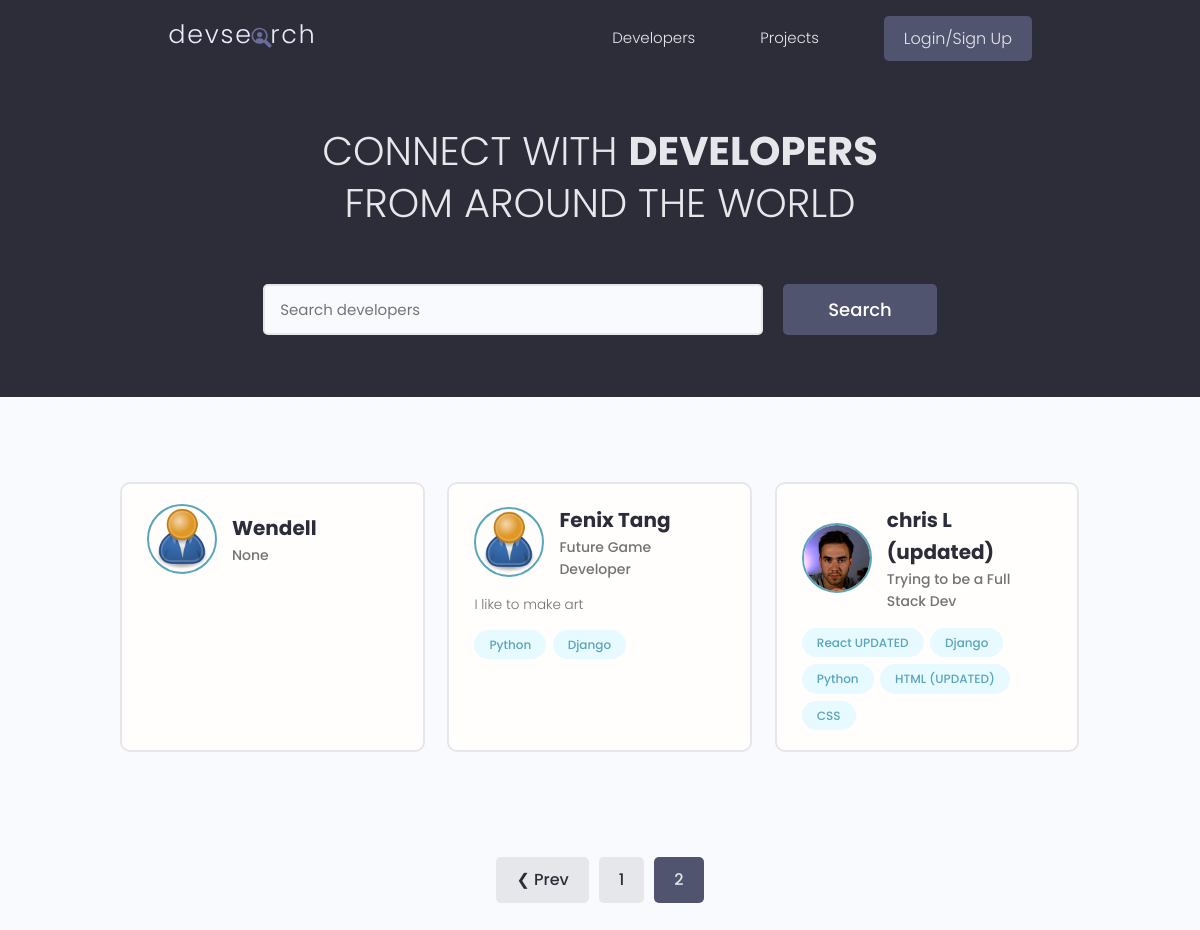
Page /?page=2 on the earlier database version.
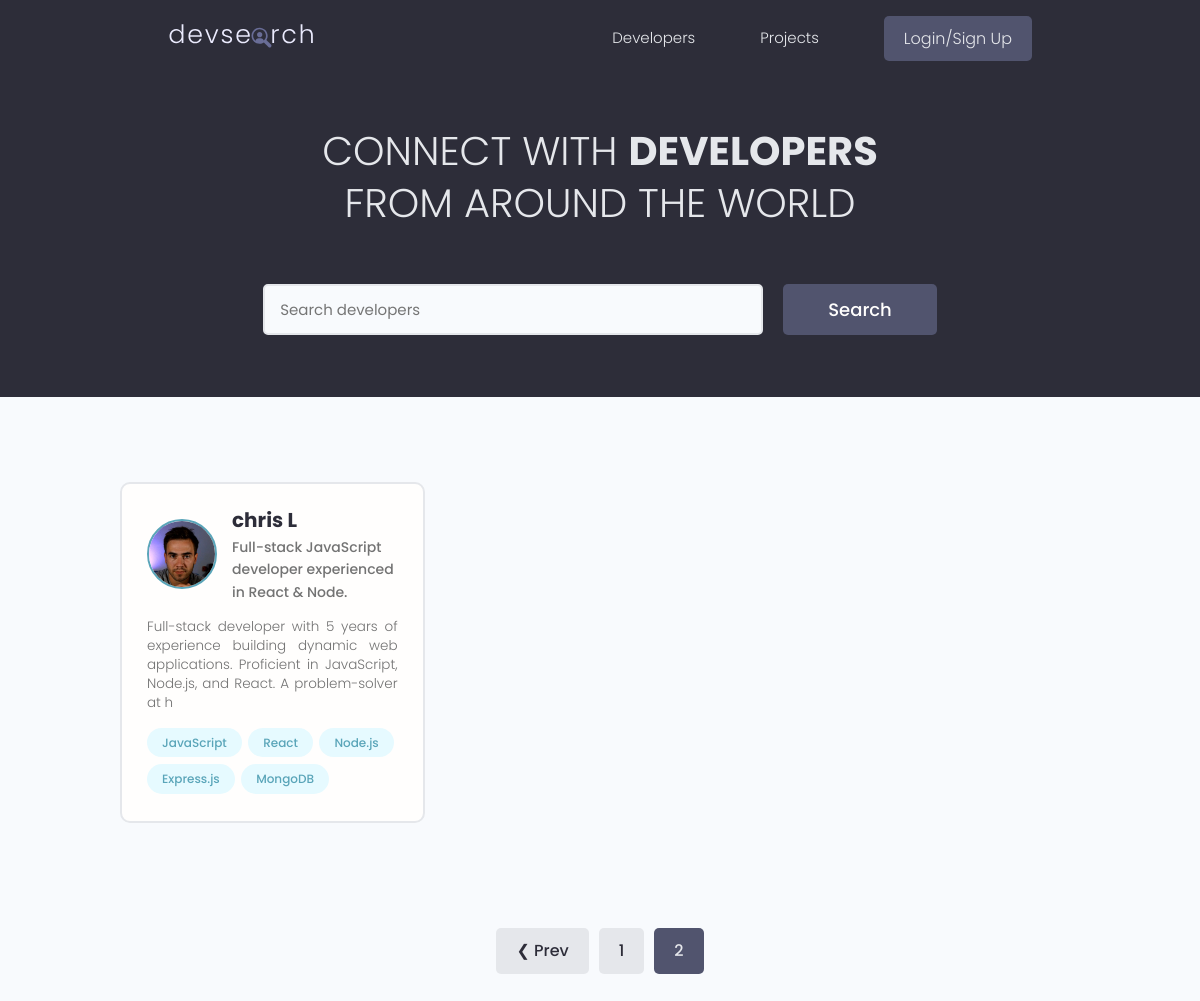
Same page on the later database version.
### users/models.py (models this page shows, shortened)
class Profile(models.Model):
    user = models.OneToOneField(User, on_delete=models.CASCADE, null=True, blank=True)
    name = models.CharField(max_length=200, blank=True, null=True)
    email = models.CharField(max_length=500, blank=True, null=True)
    username = models.CharField(max_length=200, blank=True, null=True)
    location = models.CharField(max_length=200, blank=True, null=True)
    short_intro = models.CharField(max_length=200, blank=True, null=True)
    bio = models.TextField(blank=True, null=True)
    profile_image = models.ImageField(null=True, blank=True,upload_to='profiles/', default="profiles/user-default.png")
    social_github = models.CharField(max_length=200, blank=True, null=True)
    social_twitter = models.CharField(max_length=200, blank=True, null=True)
    social_linkedin = models.CharField(max_length=200, blank=True, null=True)
    social_youtube = models.CharField(max_length=200, blank=True, null=True)
    created = models.DateTimeField(auto_now_add=True)
    id = models.UUIDField(default=uuid.uuid4, unique=True, primary_key=True, editable=False)
    class Meta:
        ordering = ['-created']
    @property
    def imageURL(self):
        try:
            url = self.profile_image.url
        except:
            url = ''
        return url

class Skill(models.Model):
    owner = models.ForeignKey(Profile, on_delete=models.CASCADE, blank=True, null=True)
    name = models.CharField(max_length=200, blank=True, null=True)
    description = models.TextField(blank=True, null=True)
    created = models.DateTimeField(auto_now_add=True)
    id = models.UUIDField(default=uuid.uuid4, unique=True, primary_key=True, editable=False)
    def __str__(self):
        return str(self.name)

### users/views.py (the view)
# urls.py: path('', views.profiles, name="profiles"),
def profiles(request):
    profiles, search_query = searchProfiles(request)
    custom_range, profiles = paginateProfiles(request, profiles, 3)
    context = {'profiles': profiles, 'search_query': search_query, 'custom_range': custom_range}
    return render(request, 'users/profiles.html', context)

### users/utils.py (called while the page is built)
def paginateProfiles(request, profiles, results):
    page = request.GET.get('page')
    paginator = Paginator(profiles, results)
    try:
        profiles = paginator.page(page)
    except PageNotAnInteger:
        page = 1
        profiles = paginator.page(page)
    except EmptyPage:
        page = paginator.num_pages
        profiles = paginator.page(page)
    leftIndex = (int(page)-4)
    if leftIndex <1:
        leftIndex = 1
    rightIndex = (int(page)+5)
    if rightIndex > paginator.num_pages:
        rightIndex = paginator.num_pages +1
    custom_range = range(leftIndex, rightIndex)
    return custom_range, profiles

def searchProfiles(request):
    search_query = ''
    if request.GET.get('search_query'):
        search_query = request.GET.get('search_query')
    print('SEARCH:', search_query)
    skills = Skill.objects.filter(name__icontains=search_query)
    profiles = Profile.objects.distinct().filter(Q(name__icontains=search_query) | Q(short_intro__icontains=search_query) | Q(skill__in=skills))
    return profiles, search_query

### users/templates/users/profiles.html (shortened to what this page needs)
{% extends 'main.html' %}
{% block content %}
  <main class="home">
    <section class="hero-section text-center">
      <div class="container container--narrow">
        <div class="hero-section__box">
          <h2>
            CONNECT WITH <span>DEVELOPERS</span>
          </h2>
          <h2>FROM AROUND THE WORLD</h2>
        </div>
        <div class="hero-section__search">
          <form id="searchForm"
                class="form"
                action="{% url 'profiles' %}"
                method="get">
            <div class="form__field">
              <input class="input input--text"
                     id="formInput#search"
                     type="text"
                     name="search_query"
                     value="{{ search_query }}"
                     placeholder="Search developers"/>
            </div>
            <input class="btn btn--sub btn--lg" type="submit" value="Search" />
          </form>
        </div>
      </div>
    </section>
    <section class="devlist">
      <div class="container">
        <div class="grid grid--three">
          {% for profile in profiles %}
            <div class="column card">
              <div class="dev">
                <a href="{% url 'user-profile' profile.id %}" class="card__body">
                  <div class="dev__profile">
                    <img class="avatar avatar--md" src="{{ profile.imageURL }}" alt="image"/>
                    <div class="dev__meta">
                      <h3>{{ profile.name }}</h3>
                      <h5>{{ profile.short_intro|slice:"60" }}</h5>
                    </div>
                  </div>
                  <p class="dev__info">
                    {{ profile.bio|slice:"150" }}
                  </p>
                  <div class="dev__skills">
                    {% for skill in profile.skill_set.all|slice:"5" %}
                      <span class="tag tag--pill tag--main">
                        <small>{{ skill }}</small>
                      </span>
                    {% endfor %}
                  </div>
                </a>
              </div>
            </div>
          {% endfor %}
        </div>
      </div>
    </section>
    {% include "pagination.html" with queryset=profiles custom_range=custom_range search_query=search_query %}
  </main>
{% endblock content %}

### templates/main.html (shortened to what this page needs)
<!DOCTYPE html>
{% load static %}
<html lang="en">
<head>
    <link rel="stylesheet" href="https://cdnjs.cloudflare.com/ajax/libs/material-design-iconic-font/2.2.0/css/material-design-iconic-font.min.css" />
    <link rel="stylesheet" href="{% static 'uikit/styles/uikit.css'%}" />
    <link rel="stylesheet" href="{% static 'styles/app.css'%}" />
</head>
<body>
    {% include 'navbar.html' %}
    {% block content %}
    {% endblock content %}
</body>
</html>

### templates/navbar.html (shortened to what this page needs)
{% load static %}
<header class="header">
  <div class="container container--narrow">
    <a href="{% url 'profiles' %}" class="header__logo">
      <img src="{% static 'images/logo.svg' %}" alt="DevSearch Logo" />
    </a>
    <nav class="header__nav">
      <ul class="header__menu">
        <li class="header__menuItem">
          <a href="{% url 'profiles' %}">Developers</a>
        </li>
        <li class="header__menuItem">
          <a href="{% url 'projects' %}">Projects</a>
        </li>
        {% if request.user.is_authenticated %}
          <li class="header__menuItem">
            <a href="{% url 'inbox' %}">Inbox</a>
          </li>
          <li class="header__menuItem">
            <a href="{% url 'account' %}">Account</a>
          </li>
          <li class="header__menuItem">
            <a href="{% url 'logout' %}" class="btn btn--sub">Logout</a>
          </li>
        {% else %}
          <li class="header__menuItem">
            <a href="{% url 'login' %}" class="btn btn--sub">Login/Sign Up</a>
          </li>
        {% endif %}
      </ul>
    </nav>
  </div>
</header>

### templates/pagination.html (shortened to what this page needs)
{% if queryset.has_other_pages %}
    <div class="pagination">
        <ul class"container">
            {% if queryset.has_previous %}
                <li>
                    <a href="{% if search_query %}?search_query={{ search_query }}&{% else %}?{% endif %}page={{ queryset.previous_page_number }}"
                       class="btn page-link">&#10094; Prev</a>
                </li>
            {% endif %}
            {% for page in custom_range %}
                {% if page == queryset.number %}
                    <li>
                        <a href="{% if search_query %}?search_query={{ search_query }}&{% else %}?{% endif %}page={{ page }}"
                           class="btn page-link btn--sub">{{ page }}</a>
                    </li>
                {% else %}
                    <li>
                        <a href="{% if search_query %}?search_query={{ search_query }}&{% else %}?{% endif %}page={{ page }}"
                           class="btn page-link">{{ page }}</a>
                    </li>
                {% endif %}
            {% endfor %}
        </ul>
    </div>
{% endif %}

### static/styles/app.css (style rules this page uses)
:root { --color-sub: #2d2d39; }
.btn--sub { background-color: var(--color-sub-light); }
.card { border: 2px solid var(--color-light); }
img { width: 100%; }
.header { position: sticky; z-index: 111; background-color: var(--color-sub); padding: 1.5rem 0; }
.header > .container { display: flex; justify-content: space-between; align-items: center; }
.header__logo > img { height: 3.8rem; }
.header__nav > ul { display: inline-flex; align-items: center; list-style: none; gap: 6.5rem; }
.header__menuItem > a { color: var(--color-light); font-weight: 300; }
.hero-section { height: 40vh; display: flex; align-items: center; background-color: var(--color-sub); }
.hero-section__box { margin-bottom: 4rem; }
.hero-section__box > h2, .hero-section__box > h2 > span { font-size: 4rem; color: var(--color-light); line-height: 1.3; text-transform: uppercase; }
.hero-section__box > h2 { font-weight: 300; }
.hero-section__box > h2 > span { font-weight: 700; }
.hero-section__search > .form { display: flex; align-items: center; justify-content: center; gap: 2rem; }
.hero-section__search > .form input.input--text { width: 50rem; }
.devlist { margin-top: 8rem; }
.devlist .grid { align-items: stretch; }
.devlist .dev .dev__profile { display: flex; align-items: center; gap: 1.5rem; }
.devlist .dev .dev__meta h3 { color: var(--color-sub); font-size: 2rem; font-weight: 700; }
.devlist .dev .dev__meta h5 { color: var(--color-text); font-size: 1.4rem; font-weight: 500; }
.devlist .dev .dev__info { margin: 1.5rem 0; font-size: 1.35rem; line-height: 1.4; text-align: justify; }
.pagination { margin-top: 8rem; margin-bottom: 10rem; }
.pagination > ul { flex-wrap: wrap; list-style: none; display: flex; align-items: center; justify-content: center; gap: 1rem; }
.pagination .btn { color: var(--color-sub); }
.pagination .btn.btn--sub { color: var(--color-light); }

### static/uikit/styles/modules/_variables.css (style rules this page uses)
:root { --color-main: #5aa5b9; --color-main-light: #e6faff; --color-sub: #3f4156; --color-sub-light: #51546e; --color-sub-lighter: #ededfd; --color-text: #737373; --color-gray: #8b8b8b; --color-light: #e5e7eb; --color-light-gray: #767676; --color-bg: #f8fafd; --color-white: #fffefd; --color-white-light: #f3f3f3; --color-success: #359e64; --color-success-bg: #def8e8; --color-error: #fc4b0b; --color-error-bg: #fff2ee; --font-base: 'Poppins', arial, helvetica, 'Segoe UI', roboto, ubuntu, sans-serif; --font-monospace: 'Fira Code', 'Courier New', courier, monospace; --font-regular: 300; --font-medium: 500; --font-bold: 700; --generic-shadow: 1px 1px 5px #00000010; --generic-transition: all 0.3s ease-in-out; }

### static/uikit/styles/modules/_base.css (style rules this page uses)
* { margin: 0; padding: 0; box-sizing: border-box; text-rendering: optimizeLegibility; color: inherit; font-size: inherit; }
html { font-size: 50%; }
@media only screen and (min-width: 480px) { html { font-size: 56.25%; } }
@media only screen and (min-width: 1200px) { html { font-size: 62.5%; } }
body { line-height: 1.6; font-weight: 400; font-size: 1.5rem; color: var(--color-text); background-color: var(--color-bg); min-height: 100vh; }

### static/uikit/styles/modules/_typography.css (style rules this page uses)
* { font-family: var(--font-base); }
h2 { font-size: 3.6rem; font-weight: var(--font-bold); }
h3 { font-size: 3.2rem; font-weight: var(--font-medium); }
h5 { font-size: 2.4rem; font-weight: var(--font-medium); }
h5, h6 { font-weight: var(--font-regular); }
p, span, strong { font-size: 1.6rem; color: var(--color-text); font-weight: var(--font-regular); }
a { padding-bottom: 2px; text-decoration: none; display: inline-block; color: var(--color-main); font-weight: var(--font-medium); }

### static/uikit/styles/modules/_utilities.css (style rules this page uses)
.container { width: 92%; max-width: 165rem; margin: 0 auto; box-sizing: border-box; }
.container--narrow { width: 92%; max-width: 120rem; }
@media screen and (min-width: 1000px) { .container { width: 90%; } }
@media screen and (min-width: 1000px) { .container--narrow { width: 85%; } }
@media screen and (min-width: 1200px) { .container { width: 80%; } }
@media screen and (min-width: 1200px) { .container--narrow { width: 72%; } }
.text-center { text-align: center; }

### static/uikit/styles/modules/_avatar.css (style rules this page uses)
.avatar { border-radius: 50%; border: 2px solid var(--color-main); object-fit: cover; }
.avatar--md { height: 7rem; width: 7rem; }

### static/uikit/styles/modules/_card.css (style rules this page uses)
.card { border-radius: 1rem; background-color: var(--color-white); border: 1.5px solid var(--color-light); width: auto; height: auto; margin-top: 0.5rem; margin-bottom: 0.5rem; overflow: hidden; }
.card__body, .card__header { padding: 2rem 2.5rem; }

Differences in the rows shown:
removed Profile: imageURL (placeholder picture), name "Wendell", short_intro "None"
removed Profile: imageURL (placeholder picture), name "Fenix Tang", short_intro "Future Game Developer", bio "I like to make art"
removed Skill: name "Python", shown under "Fenix Tang"
removed Skill: name "Django", shown under "Fenix Tang"
removed Skill: name "React UPDATED"
removed Skill: name "Django"
removed Skill: name "Python"
removed Skill: name "HTML (UPDATED)"
removed Skill: name "CSS"
changed Profile: name "chris L (updated)" → "chris L"; short_intro "Trying to be a Full Stack Dev" → "Full-stack JavaScript developer experienced in React & Node."; bio (not shown) → "Full-stack developer with 5 years of experience building dynamic web applications. Proficient in JavaScript, Node.js, and React. A problem-solver at h"
added Skill: name "JavaScript"
added Skill: name "React"
added Skill: name "Node.js"
added Skill: name "Express.js"
added Skill: name "MongoDB"
